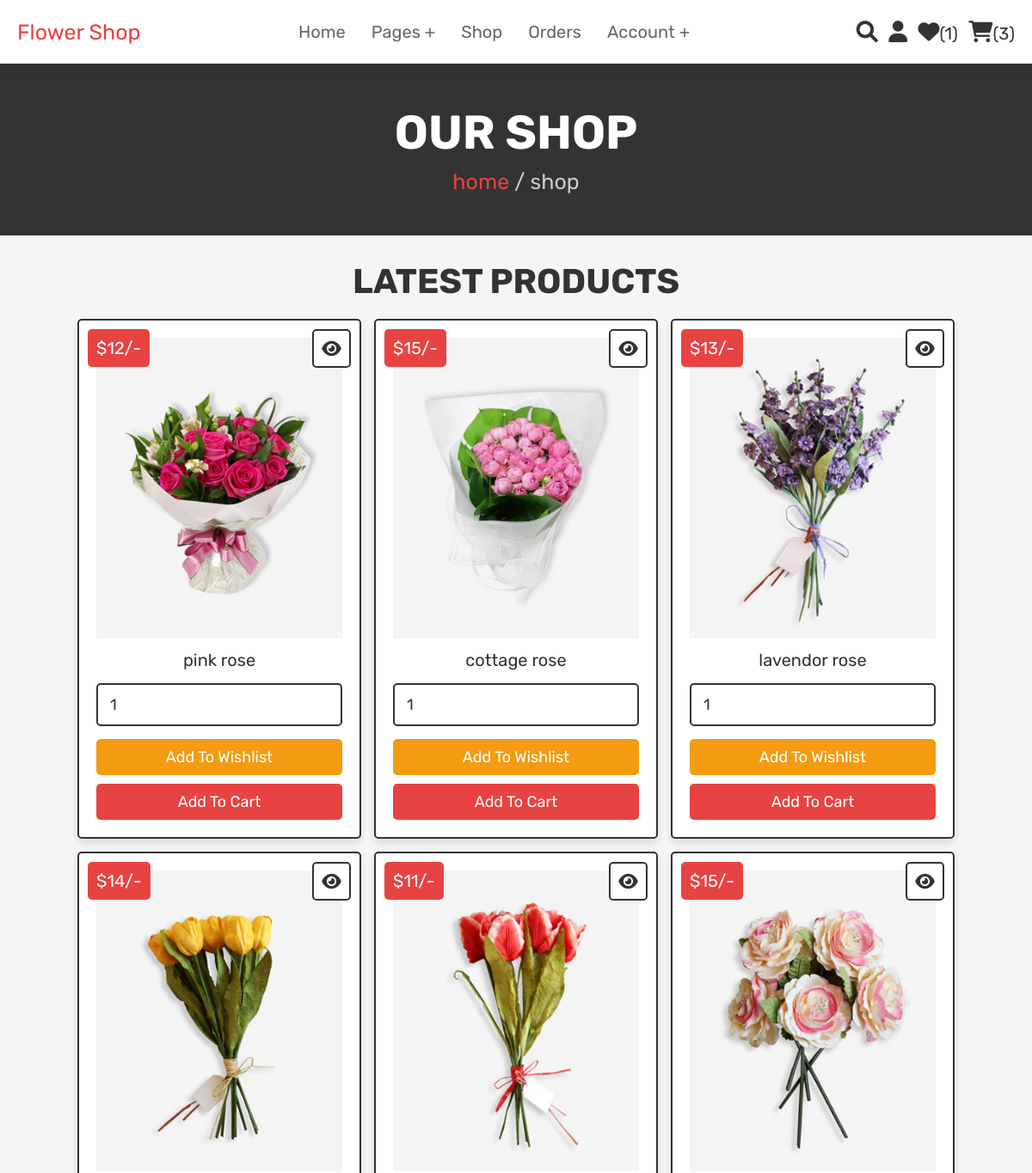
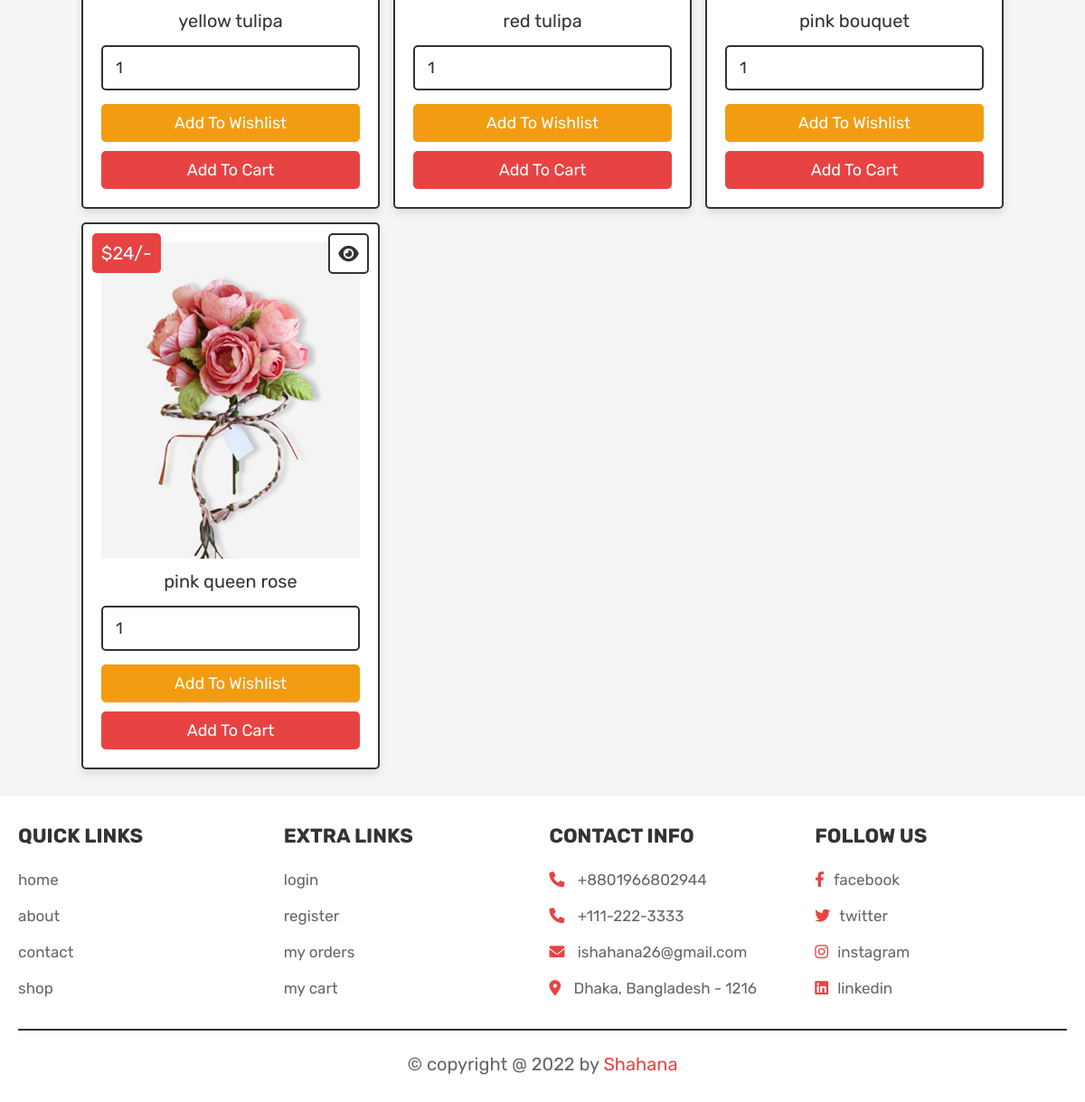
Page /View/shop.php (signed in) on the committed database (2 pictures, top to bottom).
### tables this page shows
CREATE TABLE `products` (
  `id` int(100) NOT NULL,
  `name` varchar(100) NOT NULL,
  `details` varchar(500) NOT NULL,
  `price` int(100) NOT NULL,
  `image` varchar(100) NOT NULL
);

### View/shop.php (the view, shortened to what this page needs)
<?php
@include 'config.php';
?>
<!DOCTYPE html>
<html lang="en">
<head>
   <link rel="stylesheet" href="https://cdnjs.cloudflare.com/ajax/libs/font-awesome/6.0.0/css/all.min.css">
   <link rel="stylesheet" href="css/style.css">
</head>
<body>
<?php @include 'header.php'; ?>
<section class="heading">
    <h3>our shop</h3>
    <p> <a href="home.php">home</a> / shop </p>
</section>
<section class="products">
   <h1 class="title">latest products</h1>
   <div class="box-container">
      <?php
         $select_products = mysqli_query($conn, "SELECT * FROM `products`") or die('query failed');
         if(mysqli_num_rows($select_products) > 0){
            while($fetch_products = mysqli_fetch_assoc($select_products)){
      ?>
      <form action="" method="POST" class="box">
         <a href="view_page.php?pid=<?php echo $fetch_products['id']; ?>" class="fas fa-eye"></a>
         <div class="price">$<?php echo $fetch_products['price']; ?>/-</div>
         <img src="uploaded_img/<?php echo $fetch_products['image']; ?>" alt="" class="image">
         <div class="name"><?php echo $fetch_products['name']; ?></div>
         <input type="number" name="product_quantity" value="1" min="0" class="qty">
         <input type="submit" value="add to wishlist" name="add_to_wishlist" class="option-btn">
         <input type="submit" value="add to cart" name="add_to_cart" class="btn">
      </form>
      <?php
         }
      }else{
         echo '<p class="empty">no products added yet!</p>';
      }
      ?>
   </div>
</section>
<?php @include 'footer.php'; ?>
</body>
</html>

### View/css/style.css (style rules this page uses)
:root { --pink:#e84343; --red:#c0392b; --orange:#f39c12; --black:#333; --white:#fff; --light-color:#666; --light-white:#ccc; --light-bg:#f5f5f5; --border:.2rem solid var(--black); --box-shadow:0 .5rem 1rem rgba(0,0,0,.1); }
* { font-family: 'Rubik', sans-serif; margin:0; padding:0; box-sizing: border-box; outline: none; border:none; text-decoration: none; transition:all .2s linear; }
html { font-size: 62.5%; overflow-x: hidden; scroll-behavior: smooth; scroll-padding-top: 6.5rem; }
body { background: var(--light-bg); }
section { padding:3rem 2rem; }
.btn, .delete-btn, .option-btn { display: inline-block; border-radius: .5rem; margin-top: 1rem; font-size: 1.8rem; color:var(--white); cursor: pointer; padding:1rem 3rem; text-transform: capitalize; }
.btn { background-color: var(--pink); }
.option-btn { background-color: var(--orange); }
.heading { display: flex; flex-flow: column; align-items: center; justify-content: center; gap:1rem; background-color: var(--black); text-align: center; min-height: 25vh; }
.heading h3 { font-size: 5.5rem; color:var(--white); text-transform: uppercase; }
.heading p { font-size: 2.5rem; color:var(--light-white); }
.heading p a { color:var(--pink); }
.title { text-align: center; margin-bottom: 2rem; color:var(--black); text-transform: uppercase; font-size: 4rem; }
.products .box-container { max-width: 1200px; margin:0 auto; display: grid; grid-template-columns: repeat(auto-fit, 33rem); gap:1.5rem; align-items: flex-start; justify-content: center; }
.products .box-container .box { background-color: var(--white); border:var(--border); box-shadow: var(--box-shadow); border-radius: .5rem; padding:2rem; text-align: center; position: relative; }
.products .box-container .box .image { height: 35rem; width: 100%; object-fit: cover; }
.products .box-container .box .fa-eye, .products .box-container .box .price { position: absolute; top:1rem; border-radius: .5rem; }
.products .box-container .box .price { font-size: 2rem; padding:1rem; background-color: var(--pink); color:var(--white); left:1rem; }
.products .box-container .box .fa-eye { right:1rem; height: 4.5rem; width: 4.5rem; line-height: 4.2rem; font-size: 2rem; background-color: var(--white); color:var(--black); border:var(--border); }
.products .box-container .box .name { margin:1rem; font-size: 2rem; color:var(--black); }
.products .box-container .box .qty { width: 100%; padding:1.2rem 1.4rem; font-size: 1.8rem; color:var(--black); border:var(--border); border-radius: .5rem; margin:.5rem 0; }
.products .box-container .box .btn, .products .box-container .box .option-btn { width: 100%; }

### rows in the picture
products: price "12", image (picture), name "pink rose"
products: price "15", image (picture), name "cottage rose"
products: price "13", image (picture), name "lavendor rose"
products: price "14", image (picture), name "yellow tulipa"
products: price "11", image (picture), name "red tulipa"
products: price "15", image (picture), name "pink bouquet"
products: price "24", image (picture), name "pink queen rose"

### other values in the picture
$wishlist_num_rows "1"
$cart_num_rows "3"
